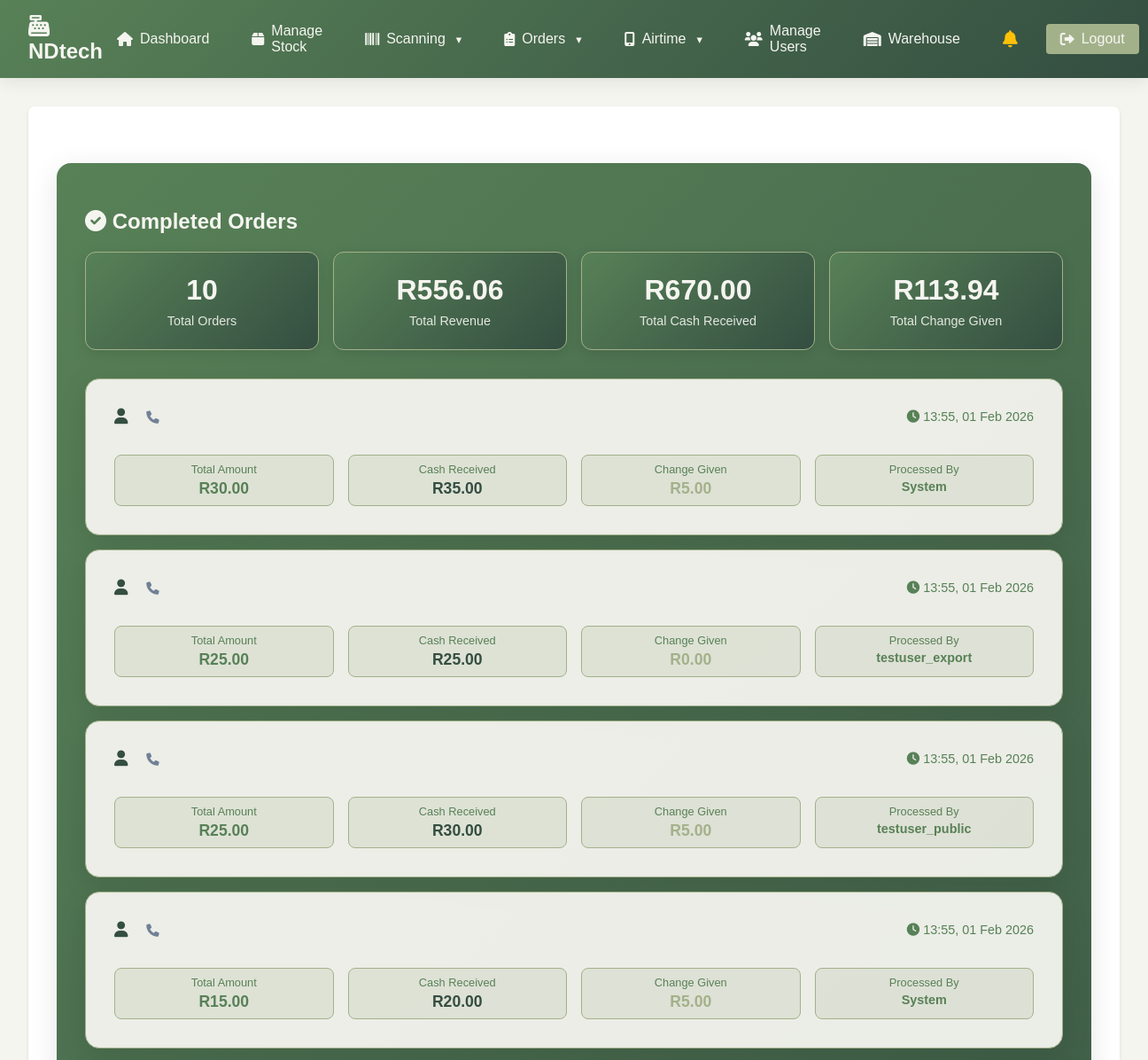
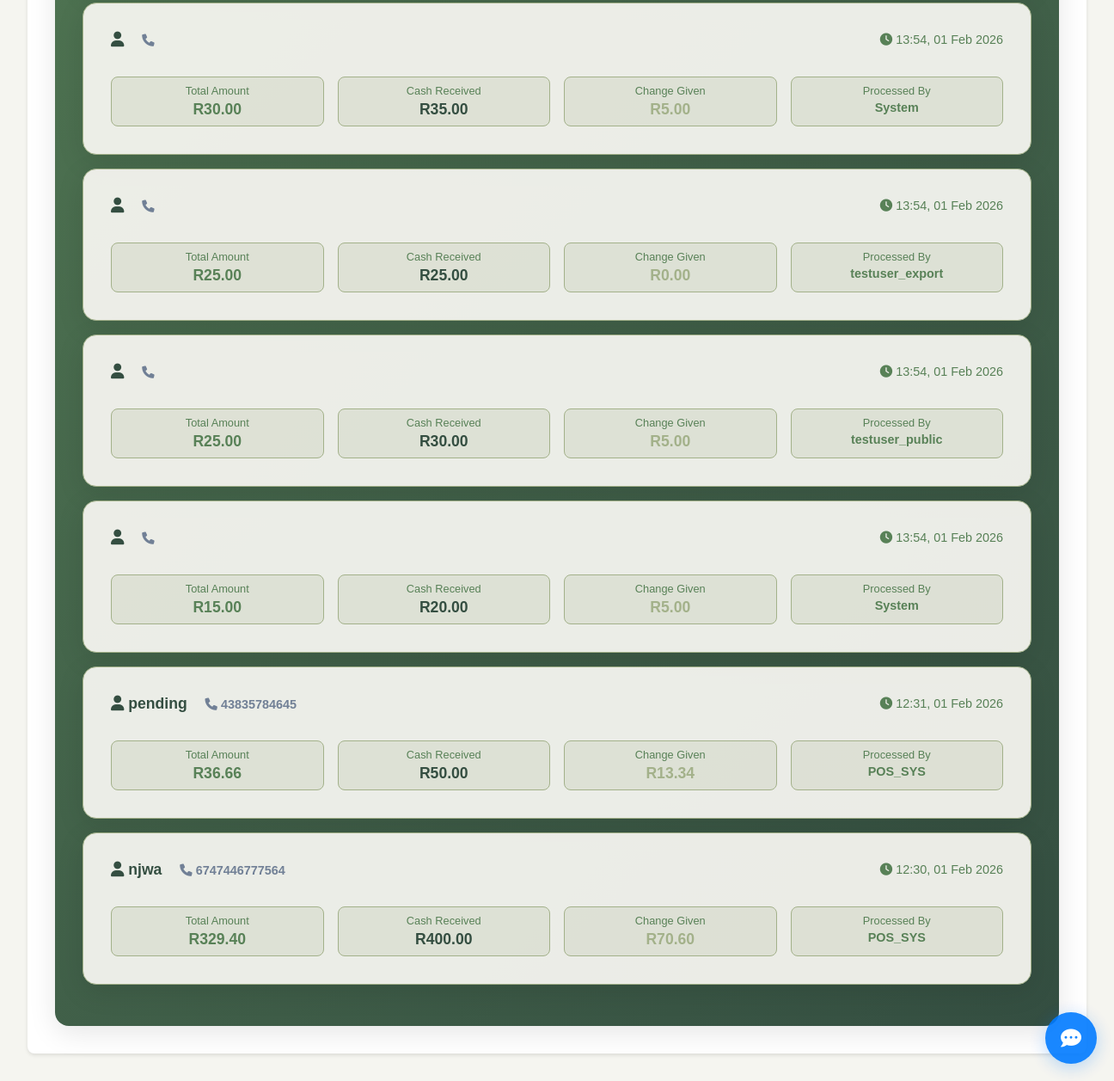
The app's page /completed_orders/ (signed in) with its own data (2 pictures, top to bottom).
### nano/models.py (models this page shows, shortened)
class CompletedOrder(models.Model):
    PAYMENT_METHOD_CHOICES = [
        ('cash', 'Cash'),
        ('card', 'Card'),
        ('mobile', 'Mobile Payment'),
    ]
    customer_name = models.CharField(max_length=100)
    customer_name_encrypted = models.TextField(blank=True, null=True)
    customer_phone = models.CharField(max_length=15)
    customer_phone_encrypted = models.TextField(blank=True, null=True)
    customer_email = models.EmailField(blank=True, null=True)
    customer_email_encrypted = models.TextField(blank=True, null=True)
    items = models.JSONField()  # Store cart items as JSON
    total = models.DecimalField(max_digits=10, decimal_places=2)
    cash_received = models.DecimalField(max_digits=10, decimal_places=2)
    change_given = models.DecimalField(max_digits=10, decimal_places=2)
    payment_method = models.CharField(max_length=10, choices=PAYMENT_METHOD_CHOICES, default='cash')
    completed_at = models.DateTimeField(auto_now_add=True)
    processed_by = models.ForeignKey(User, on_delete=models.SET_NULL, null=True)

### nano/views.py (the view)
# urls.py: path('completed_orders/', views.completed_orders, name='completed_orders'),
@login_required
def completed_orders(request):
    if not (request.user.is_superuser or (hasattr(request.user, 'userprofile') and request.user.userprofile.role in ['admin', 'manager', 'cashier'])):
        return HttpResponseForbidden("You do not have permission to access this page.")
    orders = CompletedOrder.objects.all().order_by('-completed_at')
    total_orders = orders.count()
    total_revenue = orders.aggregate(total=Sum('total'))['total'] or 0
    total_cash_received = orders.aggregate(total=Sum('cash_received'))['total'] or 0
    total_change_given = orders.aggregate(total=Sum('change_given'))['total'] or 0
    paginator = Paginator(orders, 20)
    page_number = request.GET.get('page')
    page_obj = paginator.get_page(page_number)
    return render(request, 'nano/completed_orders.html', {
        'orders': page_obj,
        'total_orders': total_orders,
        'total_revenue': total_revenue,
        'total_cash_received': total_cash_received,
        'total_change_given': total_change_given
    })

### nano/authentication.py (called while the page is built)
    def get_user(self, user_id):
        try:
            user = User.objects.get(pk=user_id)
            if not user.is_active:
                return None
            try:
                user_profile = UserProfile.objects.get(user=user)
                if not user_profile.is_active:
                    return None
            except UserProfile.DoesNotExist:
                pass
            return user
        except User.DoesNotExist:
            return None

### nano/templates/nano/completed_orders.html (shortened to what this page needs)
{% extends 'nano/base.html' %}
{% load static %}
{% load dict_filters %}
{% block extra_css %}
<link rel="stylesheet" href="{% static 'nano/completed_orders.css' %}">
{% endblock %}
{% block content %}
        <div class="orders-container">
            <h2><i class="fas fa-check-circle"></i> Completed Orders</h2>
            <div class="stats-summary">
                <div class="stat-card">
                    <div class="stat-value">{{ total_orders }}</div>
                    <div class="stat-label">Total Orders</div>
                </div>
                <div class="stat-card">
                    <div class="stat-value">R{{ total_revenue|floatformat:2 }}</div>
                    <div class="stat-label">Total Revenue</div>
                </div>
                <div class="stat-card">
                    <div class="stat-value">R{{ total_cash_received|floatformat:2 }}</div>
                    <div class="stat-label">Total Cash Received</div>
                </div>
                <div class="stat-card">
                    <div class="stat-value">R{{ total_change_given|floatformat:2 }}</div>
                    <div class="stat-label">Total Change Given</div>
                </div>
            </div>
            {% if orders %}
                {% for order in orders %}
                <div class="order-card" onclick="location.href='{% url 'completed_order_details' order.id %}'">
                    <div class="order-header">
                        <div class="order-customer">
                            <i class="fas fa-user"></i> {{ order.customer_name }}
                            <span style="margin-left: 1rem; color: #718096; font-size: 0.9rem;">
                                <i class="fas fa-phone"></i> {{ order.customer_phone }}
                            </span>
                        </div>
                        <div class="order-time">
                            <i class="fas fa-clock"></i> {{ order.completed_at|date:"H:i, d M Y" }}
                        </div>
                    </div>
                    <div class="order-details">
                        <div class="order-detail">
                            <div class="order-detail-label">Total Amount</div>
                            <div class="order-detail-value total-amount">R{{ order.total }}</div>
                        </div>
                        <div class="order-detail">
                            <div class="order-detail-label">Cash Received</div>
                            <div class="order-detail-value cash-received">R{{ order.cash_received }}</div>
                        </div>
                        <div class="order-detail">
                            <div class="order-detail-label">Change Given</div>
                            <div class="order-detail-value change-given">R{{ order.change_given }}</div>
                        </div>
                        <div class="order-detail">
                            <div class="order-detail-label">Processed By</div>
                            <div class="order-detail-value processed-by">{{ order.processed_by.username|default:"System" }}</div>
                        </div>
                    </div>
                </div>
                {% endfor %}
            {% else %}
                <div class="no-orders">
                    <i class="fas fa-inbox"></i>
                    <h3>No completed orders yet</h3>
                    <p>Completed orders will appear here once customers check out.</p>
                </div>
            {% endif %}
        </div>
{% endblock %}

### nano/static/nano/styles.css (style rules this page uses)
body { font-family: Arial, sans-serif; margin: 0; padding: 0; background-color: #f5f5f0; }

### nano/static/nano/notifications.css (style rules this page uses)
.stat-card { background: rgba(255, 255, 255, 0.1); padding: 15px; border-radius: 8px; text-align: center; backdrop-filter: blur(10px); }
.stat-label { font-size: 0.9rem; opacity: 0.9; }

### nano/static/nano/completed_orders.css (style rules this page uses)
.orders-container { background: linear-gradient(135deg, #588157, #344e41); backdrop-filter: blur(10px); border-radius: 1rem; padding: 2rem; box-shadow: 0 8px 32px rgba(0, 0, 0, 0.1); margin-top: 2rem; color: #f5f5f0; }
.order-card { background: rgba(245, 245, 240, 0.95); border: 2px solid #a3b18a; border-radius: 0.75rem; padding: 1.5rem; margin-bottom: 1rem; transition: all 0.3s ease; cursor: pointer; }
.order-header { display: flex; justify-content: space-between; align-items: center; margin-bottom: 1rem; flex-wrap: wrap; gap: 1rem; }
.order-customer { font-weight: 600; color: #344e41; font-size: 1.1rem; }
.order-time { color: #588157; font-size: 0.9rem; font-weight: 500; }
.order-details { display: grid; grid-template-columns: repeat(auto-fit, minmax(150px, 1fr)); gap: 1rem; margin-top: 1rem; }
.order-detail { text-align: center; padding: 0.5rem; background: rgba(163, 177, 138, 0.2); border-radius: 0.5rem; border: 1px solid #a3b18a; }
.order-detail-label { font-size: 0.8rem; color: #588157; margin-bottom: 0.25rem; font-weight: 500; }
.order-detail-value { font-weight: 600; color: #344e41; }
.total-amount { color: #588157; font-size: 1.1rem; }
.cash-received { color: #344e41; font-size: 1.1rem; }
.change-given { color: #a3b18a; font-size: 1.1rem; }
.processed-by { color: #588157; font-size: 0.9rem; }
.stats-summary { display: grid; grid-template-columns: repeat(auto-fit, minmax(200px, 1fr)); gap: 1rem; margin-bottom: 2rem; }
.stat-card { background: linear-gradient(135deg, #588157, #344e41); color: #f5f5f0; padding: 1.5rem; border-radius: 0.75rem; text-align: center; border: 1px solid #a3b18a; box-shadow: 0 4px 15px rgba(0, 0, 0, 0.1); }
.stat-value { font-size: 2rem; font-weight: 700; margin-bottom: 0.5rem; }
.stat-label { font-size: 0.9rem; opacity: 0.9; }
.order-card { background: rgba(245, 245, 240, 0.95); border-radius: 1rem; padding: 2rem; box-shadow: 0 8px 32px rgba(0, 0, 0, 0.1); border: 1px solid #a3b18a; }
.order-header { display: flex; justify-content: space-between; align-items: center; margin-bottom: 2rem; flex-wrap: wrap; gap: 1rem; }

### records on screen
CompletedOrder: completed_at "13:55, 01 Feb 2026", total "30.00", cash_received "35.00", change_given "5.00", processed_by.username "System"
CompletedOrder: completed_at "13:55, 01 Feb 2026", total "25.00", cash_received "25.00", change_given "0.00", processed_by.username "testuser_export"
CompletedOrder: completed_at "13:55, 01 Feb 2026", total "25.00", cash_received "30.00", change_given "5.00", processed_by.username "testuser_public"
CompletedOrder: completed_at "13:55, 01 Feb 2026", total "15.00", cash_received "20.00", change_given "5.00", processed_by.username "System"
CompletedOrder: completed_at "13:54, 01 Feb 2026", total "30.00", cash_received "35.00", change_given "5.00", processed_by.username "System"
CompletedOrder: completed_at "13:54, 01 Feb 2026", total "25.00", cash_received "25.00", change_given "0.00", processed_by.username "testuser_export"
CompletedOrder: completed_at "13:54, 01 Feb 2026", total "25.00", cash_received "30.00", change_given "5.00", processed_by.username "testuser_public"
CompletedOrder: completed_at "13:54, 01 Feb 2026", total "15.00", cash_received "20.00", change_given "5.00", processed_by.username "System"
CompletedOrder: customer_name "pending", customer_phone "43835784645", completed_at "12:31, 01 Feb 2026", total "36.66", cash_received "50.00", change_given "13.34", processed_by.username "POS_SYS"
CompletedOrder: customer_name "njwa", customer_phone "6747446777564", completed_at "12:30, 01 Feb 2026", total "329.40", cash_received "400.00", change_given "70.60", processed_by.username "POS_SYS"

### other values on screen
{{ total_orders }} "10"
{{ total_revenue|floatformat:2 }} "556.06"
{{ total_cash_received|floatformat:2 }} "670.00"
{{ total_change_given|floatformat:2 }} "113.94"
